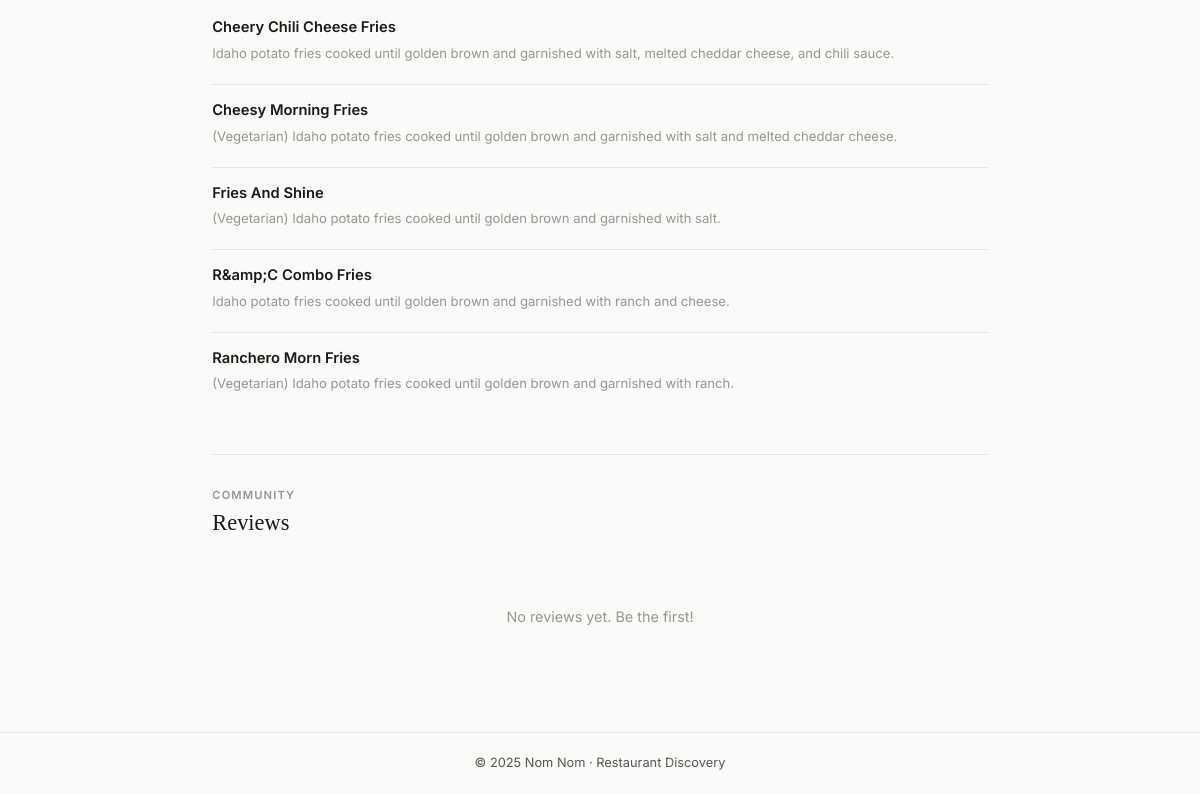
Before: /restaurant/13 (lower part) with the older database file.
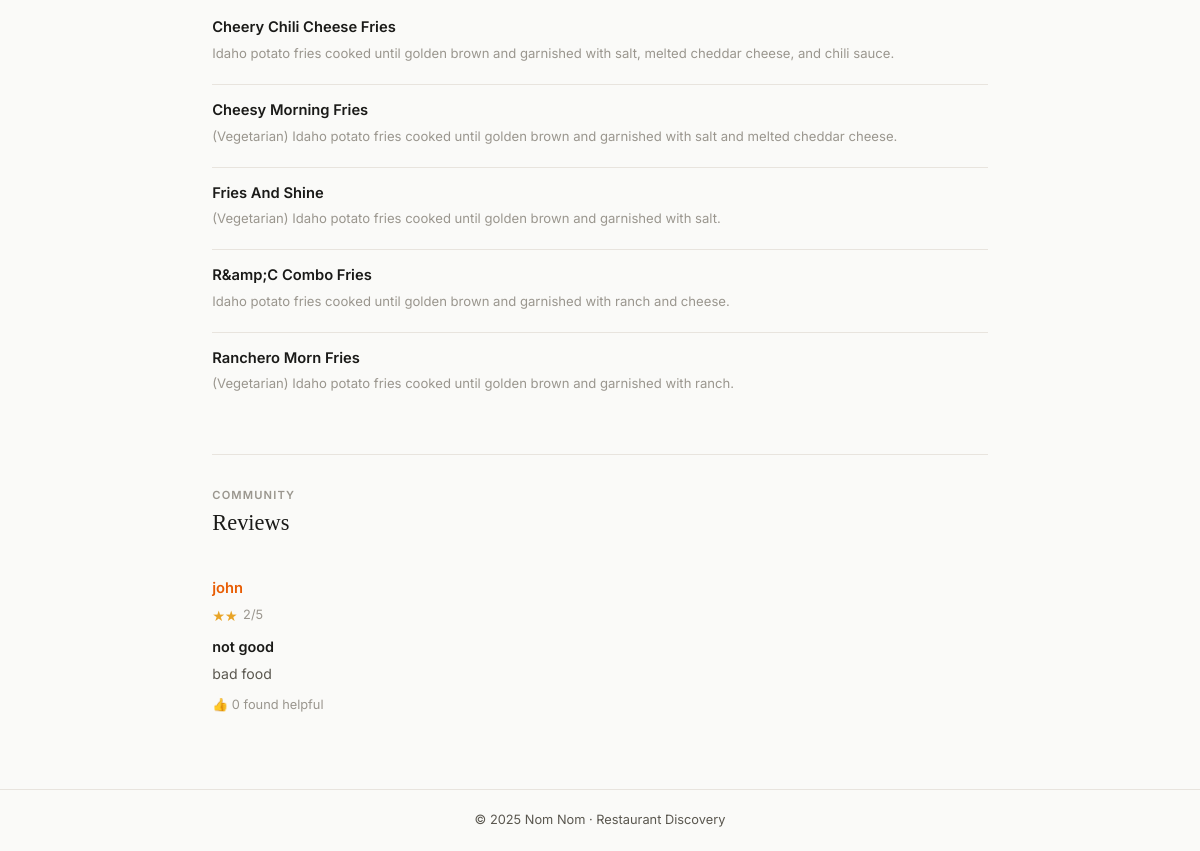
After: the same page with the newer database file.
### tables this page shows
CREATE TABLE menu_items (
    item_id INTEGER PRIMARY KEY AUTOINCREMENT,
    restaurant_id INTEGER NOT NULL,
    menu_category_id INTEGER,
    name TEXT NOT NULL,
    description TEXT,
    price REAL,
    avg_rating REAL DEFAULT 0.00,
    total_reviews INTEGER DEFAULT 0,
    FOREIGN KEY (restaurant_id) REFERENCES restaurants(restaurant_id),
    FOREIGN KEY (menu_category_id) REFERENCES menu_categories(menu_category_id)
);

CREATE TABLE restaurant_reviews (
    review_id INTEGER PRIMARY KEY AUTOINCREMENT,
    restaurant_id INTEGER NOT NULL,
    user_id INTEGER NOT NULL,
    rating INTEGER NOT NULL CHECK(rating BETWEEN 1 AND 5),
    title TEXT,
    content TEXT,
    upvotes INTEGER DEFAULT 0,
    UNIQUE (user_id, restaurant_id),
    FOREIGN KEY (restaurant_id) REFERENCES restaurants(restaurant_id),
    FOREIGN KEY (user_id) REFERENCES users(user_id) ON DELETE CASCADE
);

CREATE TABLE users (
    user_id INTEGER PRIMARY KEY AUTOINCREMENT,
    username TEXT NOT NULL UNIQUE,
    email TEXT NOT NULL UNIQUE,
    password_hash TEXT NOT NULL
);

### web/app.py (the view)
@app.route("/restaurant/<int:rid>")
def restaurant(rid):
    restaurant = db.get_restaurant_by_id(rid)
    if not restaurant:
        flash("Restaurant not found.", "error")
        return redirect(url_for('browse'))
    menu     = db.get_menu_by_restaurant(rid)
    reviews  = db.get_reviews_for_restaurant(rid)
    menu_sections = {}
    for i in menu:
        sec = i.get("section") or "General"
        menu_sections.setdefault(sec, []).append(i)
    user_item_reviews = {}
    is_fav = False
    if current_user():
        uid = current_user()["user_id"]
        user_item_reviews = db.get_user_item_reviews_for_restaurant(uid, rid)
        favs   = db.get_user_favorites(uid)
        is_fav = any(f["restaurant_id"] == rid for f in favs)
    return render_template(
        'restaurant.html',
        restaurant=restaurant,
        menu_sections=menu_sections,
        reviews=reviews,
        user_item_reviews=user_item_reviews,
        is_fav=is_fav,
    )

### sqlQueries.py (called while the page is built)
def get_connection() -> sqlite3.Connection:
    conn = sqlite3.connect(DB_PATH)
    conn.row_factory = sqlite3.Row
    conn.execute("PRAGMA journal_mode = WAL")
    conn.execute("PRAGMA foreign_keys = ON")
    return conn

def get_restaurant_by_id(rid: int) -> dict | None:
    with get_connection() as conn:
        row = conn.execute("""
            SELECT r.*, c.name AS category
            FROM restaurants r
            LEFT JOIN categories c ON c.category_id = r.category_id
            WHERE r.restaurant_id = ?
        """, (rid,)).fetchone()
    return dict(row) if row else None

def get_menu_by_restaurant(rid: int) -> list[dict]:
    with get_connection() as conn:
        rows = conn.execute("""
            SELECT mi.item_id, mi.name, mi.description, mi.price,
                   mi.avg_rating, mi.total_reviews,
                   mc.name AS section
            FROM menu_items mi
            LEFT JOIN menu_categories mc ON mc.menu_category_id = mi.menu_category_id
            WHERE mi.restaurant_id = ?
            ORDER BY mc.name, mi.name
        """, (rid,)).fetchall()
    return [dict(r) for r in rows]

### web/app.py (called while the page is built)
def current_user():
    return session.get("user")

### web/templates/restaurant.html (shortened to what this page needs)
{% extends "base.html" %}
{% block content %}
<div class="restaurant-container">
  {% if menu_sections %}
    {% for sect, items in menu_sections.items() %}
      <div class="menu-section">
        <ul>
          {% for item in items %}
            <li class="menu-item">
              <div class="menu-item__name">{{ item.name }}</div>
              {% if item.description != 'nan' %}
                <div class="menu-item__desc">{{ item.description }}</div>
              {% endif %}
            </li>
          {% endfor %}
        </ul>
      </div>
    {% endfor %}
  {% else %}
    <div class="empty-state">No menu items available.</div>
  {% endif %}
  <div class="reviews-section">
    <div class="section-header">
      <div>
        <p class="eyebrow">Community</p>
        <h2>Reviews</h2>
      </div>
    </div>
    {% if reviews %}
      <ul>
        {% for review in reviews %}
          <li class="review-card">
            <div class="review-card__header">
              <div>
                <a href="{{ url_for('public_profile', username=review.username) }}" class="reviewer-link">
                  {{ review.username }}
                </a>
                <div class="review-card__meta" style="display:flex;align-items:center;gap:6px;margin-top:3px">
                  <span class="review-card__stars">
                    {% for i in range(review.rating) %}★{% endfor %}
                  </span>
                  <span class="review-card__rating">{{ review.rating }}/5</span>
                </div>
              </div>
            </div>
            {% if review.title %}
              <div class="review-card__title">{{ review.title }}</div>
            {% endif %}
            {% if review.content %}
              <p class="review-card__body">{{ review.content }}</p>
            {% endif %}
            <div class="review-card__actions">
              {% if user and user.user_id != review.user_id %}
                <form method="POST" action="{{ url_for('vote_review', rev_id=review.review_id) }}">
                  <input type="hidden" name="review_type" value="restaurant">
                  <input type="hidden" name="restaurant_id" value="{{ restaurant.restaurant_id }}">
                  <button type="submit" class="helpful-btn">👍 Helpful ({{ review.upvotes }})</button>
                </form>
              {% else %}
                <span class="text-muted" style="font-size:.8rem">👍 {{ review.upvotes }} found helpful</span>
              {% endif %}
            </div>
          </li>
        {% endfor %}
      </ul>
    {% else %}
      <div class="empty-state">No reviews yet. Be the first!</div>
    {% endif %}
  </div>
</div>
{% endblock %}

Changed rows visible on the page:
added restaurant_reviews: username "john", rating "2", title "not good", content "bad food", upvotes "0"
Other visible differences:
text no longer shown: "No reviews yet. Be the first!"
